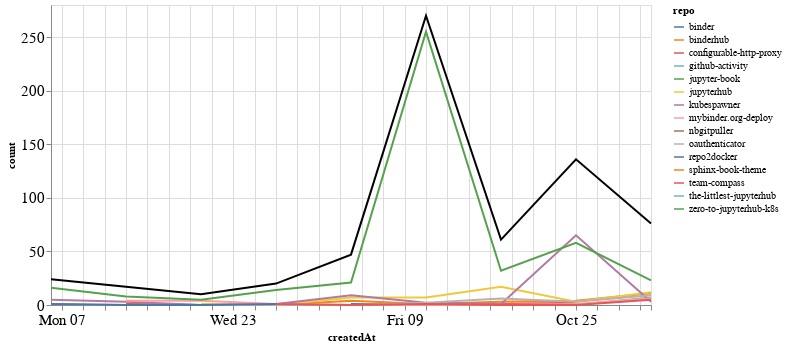

Notebook cell for this chart:
### Markdown cell above
## Comments

### Code cell
comments_time = comments.groupby('repo').resample('W', on='createdAt').count()['author'].reset_index()
comments_time = comments_time.rename(columns={'author': 'count'})
comments_time_total = comments_time.groupby('createdAt').agg({"count": "sum"}).reset_index()
ch1 = alt.Chart(comments_time, width=600).mark_line().encode(
    x='createdAt',
    y='count',
    color='repo',
    tooltip="repo"
)

ch2 = alt.Chart(comments_time_total, width=600).mark_line(color="black").encode(
    x='createdAt',
    y='count',
)

ch1 + ch2

### Figure 1 — Vega-Lite specification as saved in the notebook (floating-point values rounded to 4 significant figures)
{"config": {"axisLeft": {"labelFontSize": 15}, "axisBottom": {"labelFontSize": 15}}, "layer": [{"data": {"name": "data-15df53ec64c442d29e41b0f27ce6cf5d"}, "mark": "line", "encoding": {"color": {"type": "nominal", "field": "repo"}, "tooltip": {"type": "nominal", "field": "repo"}, "x": {"type": "temporal", "field": "createdAt"}, "y": {"type": "quantitative", "field": "count"}}, "width": 600}, {"data": {"name": "data-855dd9c7e2d433072e2f3a359e3fa394"}, "mark": {"type": "line", "color": "black"}, "encoding": {"x": {"type": "temporal", "field": "createdAt"}, "y": {"type": "quantitative", "field": "count"}}, "width": 600}], "$schema": "https://vega.github.io/schema/vega-lite/v4.8.1.json", "datasets": {"data-15df53ec64c442d29e41b0f27ce6cf5d": [{"repo": "binder", "createdAt": "2020-10-04T00:00:00", "count": 1}, {"repo": "binder", "createdAt": "2020-10-11T00:00:00", "count": 1}, {"repo": "binder", "createdAt": "2020-10-18T00:00:00", "count": 1}, {"repo": "binderhub", "createdAt": "2020-09-13T00:00:00", "count": 1}, {"repo": "binderhub", "createdAt": "2020-09-20T00:00:00", "count": 0}, {"repo": "binderhub", "createdAt": "2020-09-27T00:00:00", "count": 0}, {"repo": "binderhub", "createdAt": "2020-10-04T00:00:00", "count": 4}, {"repo": "binderhub", "createdAt": "2020-10-11T00:00:00", "count": 1}, {"repo": "binderhub", "createdAt": "2020-10-18T00:00:00", "count": 3}, {"repo": "binderhub", "createdAt": "2020-10-25T00:00:00", "count": 4}, {"repo": "binderhub", "createdAt": "2020-11-01T00:00:00", "count": 11}, {"repo": "configurable-http-proxy", "createdAt": "2020-09-13T00:00:00", "count": 1}, {"repo": "configurable-http-proxy", "createdAt": "2020-09-20T00:00:00", "count": 0}, {"repo": "configurable-http-proxy", "createdAt": "2020-09-27T00:00:00", "count": 0}, {"repo": "configurable-http-proxy", "createdAt": "2020-10-04T00:00:00", "count": 0}, {"repo": "configurable-http-proxy", "createdAt": "2020-10-11T00:00:00", "count": 0}, {"repo": "configurable-http-proxy", "createdAt": "2020-10-18T00:00:00", "count": 1}, {"repo": "configurable-http-proxy", "createdAt": "2020-10-25T00:00:00", "count": 2}, {"repo": "github-activity", "createdAt": "2020-10-11T00:00:00", "count": 1}, {"repo": "github-activity", "createdAt": "2020-10-18T00:00:00", "count": 0}, {"repo": "github-activity", "createdAt": "2020-10-25T00:00:00", "count": 0}, {"repo": "github-activity", "createdAt": "2020-11-01T00:00:00", "count": 7}, {"repo": "jupyter-book", "createdAt": "2020-10-04T00:00:00", "count": 2}, {"repo": "jupyterhub", "createdAt": "2020-09-20T00:00:00", "count": 1}, {"repo": "jupyterhub", "createdAt": "2020-09-27T00:00:00", "count": 0}, {"repo": "jupyterhub", "createdAt": "2020-10-04T00:00:00", "count": 7}, {"repo": "jupyterhub", "createdAt": "2020-10-11T00:00:00", "count": 7}, {"repo": "jupyterhub", "createdAt": "2020-10-18T00:00:00", "count": 17}, {"repo": "jupyterhub", "createdAt": "2020-10-25T00:00:00", "count": 3}, {"repo": "jupyterhub", "createdAt": "2020-11-01T00:00:00", "count": 12}, {"repo": "kubespawner", "createdAt": "2020-09-06T00:00:00", "count": 5}, {"repo": "kubespawner", "createdAt": "2020-09-13T00:00:00", "count": 3}, {"repo": "kubespawner", "createdAt": "2020-09-20T00:00:00", "count": 0}, {"repo": "kubespawner", "createdAt": "2020-09-27T00:00:00", "count": 1}, {"repo": "kubespawner", "createdAt": "2020-10-04T00:00:00", "count": 9}, {"repo": "kubespawner", "createdAt": "2020-10-11T00:00:00", "count": 2}, {"repo": "kubespawner", "createdAt": "2020-10-18T00:00:00", "count": 1}, {"repo": "kubespawner", "createdAt": "2020-10-25T00:00:00", "count": 65}, {"repo": "kubespawner", "createdAt": "2020-11-01T00:00:00", "count": 3}, {"repo": "mybinder.org-deploy", "createdAt": "2020-09-13T00:00:00", "count": 4}, {"repo": "mybinder.org-deploy", "createdAt": "2020-09-20T00:00:00", "count": 4}, {"repo": "mybinder.org-deploy", "createdAt": "2020-09-27T00:00:00", "count": 1}, {"repo": "mybinder.org-deploy", "createdAt": "2020-10-04T00:00:00", "count": 0}, {"repo": "mybinder.org-deploy", "createdAt": "2020-10-11T00:00:00", "count": 0}, {"repo": "mybinder.org-deploy", "createdAt": "2020-10-18T00:00:00", "count": 0}, {"repo": "mybinder.org-deploy", "createdAt": "2020-10-25T00:00:00", "count": 1}, {"repo": "mybinder.org-deploy", "createdAt": "2020-11-01T00:00:00", "count": 6}, {"repo": "nbgitpuller", "createdAt": "2020-10-04T00:00:00", "count": 3}, {"repo": "oauthenticator", "createdAt": "2020-09-06T00:00:00", "count": 1}, {"repo": "oauthenticator", "createdAt": "2020-09-13T00:00:00", "count": 0}, {"repo": "oauthenticator", "createdAt": "2020-09-20T00:00:00", "count": 0}, {"repo": "oauthenticator", "createdAt": "2020-09-27T00:00:00", "count": 0}, {"repo": "oauthenticator", "createdAt": "2020-10-04T00:00:00", "count": 0}, {"repo": "oauthenticator", "createdAt": "2020-10-11T00:00:00", "count": 2}, {"repo": "oauthenticator", "createdAt": "2020-10-18T00:00:00", "count": 6}, {"repo": "oauthenticator", "createdAt": "2020-10-25T00:00:00", "count": 3}, {"repo": "oauthenticator", "createdAt": "2020-11-01T00:00:00", "count": 9}, {"repo": "repo2docker", "createdAt": "2020-09-06T00:00:00", "count": 1}, {"repo": "repo2docker", "createdAt": "2020-09-13T00:00:00", "count": 0}, {"repo": "repo2docker", "createdAt": "2020-09-20T00:00:00", "count": 0}, {"repo": "repo2docker", "createdAt": "2020-09-27T00:00:00", "count": 1}, {"repo": "sphinx-book-theme", "createdAt": "2020-09-27T00:00:00", "count": 2}, {"repo": "team-compass", "createdAt": "2020-09-27T00:00:00", "count": 1}, {"repo": "team-compass", "createdAt": "2020-10-04T00:00:00", "count": 0}, {"repo": "team-compass", "createdAt": "2020-10-11T00:00:00", "count": 1}, {"repo": "team-compass", "createdAt": "2020-10-18T00:00:00", "count": 0}, {"repo": "team-compass", "createdAt": "2020-10-25T00:00:00", "count": 0}, {"repo": "team-compass", "createdAt": "2020-11-01T00:00:00", "count": 5}, {"repo": "the-littlest-jupyterhub", "createdAt": "2020-09-06T00:00:00", "count": 1}, {"repo": "zero-to-jupyterhub-k8s", "createdAt": "2020-09-06T00:00:00", "count": 16}, {"repo": "zero-to-jupyterhub-k8s", "createdAt": "2020-09-13T00:00:00", "count": 8}, {"repo": "zero-to-jupyterhub-k8s", "createdAt": "2020-09-20T00:00:00", "count": 5}, {"repo": "zero-to-jupyterhub-k8s", "createdAt": "2020-09-27T00:00:00", "count": 14}, {"repo": "zero-to-jupyterhub-k8s", "createdAt": "2020-10-04T00:00:00", "count": 21}, {"repo": "zero-to-jupyterhub-k8s", "createdAt": "2020-10-11T00:00:00", "count": 255}, {"repo": "zero-to-jupyterhub-k8s", "createdAt": "2020-10-18T00:00:00", "count": 32}, {"repo": "zero-to-jupyterhub-k8s", "createdAt": "2020-10-25T00:00:00", "count": 58}, {"repo": "zero-to-jupyterhub-k8s", "createdAt": "2020-11-01T00:00:00", "count": 23}], "data-855dd9c7e2d433072e2f3a359e3fa394": [{"createdAt": "2020-09-06T00:00:00", "count": 24}, {"createdAt": "2020-09-13T00:00:00", "count": 17}, {"createdAt": "2020-09-20T00:00:00", "count": 10}, {"createdAt": "2020-09-27T00:00:00", "count": 20}, {"createdAt": "2020-10-04T00:00:00", "count": 47}, {"createdAt": "2020-10-11T00:00:00", "count": 270}, {"createdAt": "2020-10-18T00:00:00", "count": 61}, {"createdAt": "2020-10-25T00:00:00", "count": 136}, {"createdAt": "2020-11-01T00:00:00", "count": 76}]}}
